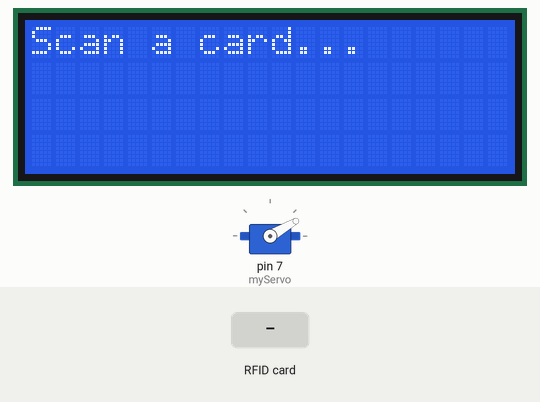
The sketch below on a simulated Arduino Uno, built with avr-gcc and run on an emulated ATmega328P. On the bench: servo, 20×4 character LCD. The test bench sets the inputs (shaded band). What the sketch prints to the serial monitor is not drawn.

Above: at 1.3 s.
1.4 s: RFID card B0 86 5A 7A held to the reader
At 1.9 s:
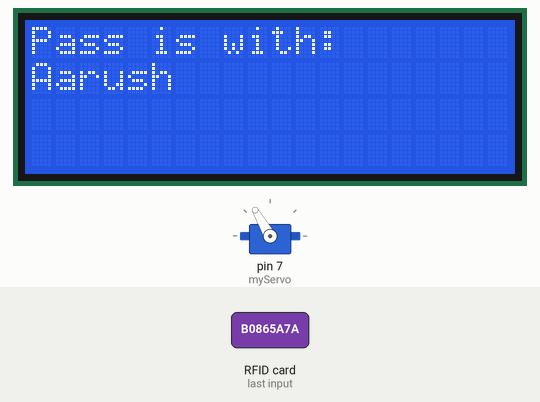
At 6.9 s:
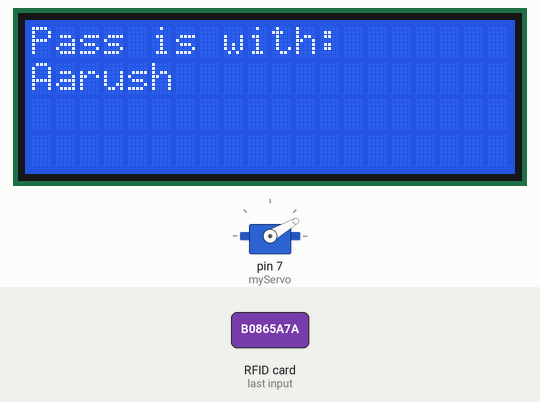
Timing chart, 0 to 8.4 s (numbered marks = the images above; inputs shaded):
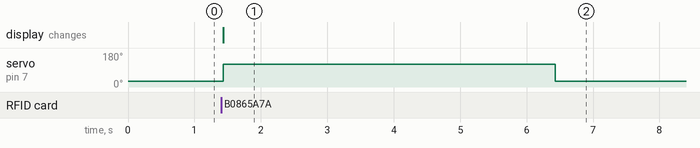

The sketch:

class-pass.ino
```cpp
#include <SPI.h>
#include <MFRC522.h>
#include <Servo.h>
#include <Wire.h>
#include <LiquidCrystal_I2C.h>

#define SS_PIN 10  // SDA pin
#define RST_PIN 9  // RST pin

MFRC522 rfid(SS_PIN, RST_PIN);  // Create MFRC522 instance
Servo myServo;  // Create a Servo object

// Initialize the LCD with the I2C address 0x27 and dimensions 20x4
LiquidCrystal_I2C lcd(0x27, 20, 4);

void setup() {
  Serial.begin(9600);  // Initialize serial communications
  SPI.begin();  // Initialize SPI bus
  rfid.PCD_Init();  // Initialize MFRC522
  myServo.attach(7);  // Attach the servo to digital pin 7
  myServo.write(30);  // Set the servo to 0 degrees initially

  lcd.init();                      // Initialize the LCD
  lcd.backlight();                // Turn on the backlight
  lcd.setCursor(0, 0);
  lcd.print("Scan a card...");
}

void loop() {
  // Look for new cards
  if (rfid.PICC_IsNewCardPresent() && rfid.PICC_ReadCardSerial()) {
    // Serial.print("UID tag: ");
    String content = "";

    for (byte i = 0; i < rfid.uid.size; i++) {
      content += String(rfid.uid.uidByte[i] < 0x10 ? "0" : "");  // Add leading zero if needed
      content += String(rfid.uid.uidByte[i], HEX);  // Convert byte to hex
    }

    content.toUpperCase();  // Convert to uppercase for readability
    // Serial.println(content);  // Print the UID once

    String name;
    if (content == "B0865A7A") {
      name = "Aarush";
    } else if (content == "B04A5A7A") {
      name = "Jahanvi";
    } else if (content == "FBEEA4D5") {
      name = "Tvisha";
    } else if (content == "496B9AE5") {
      name = "Aarshi";
    } else if (content == "3D67A7E5") {
      name = "Aryan";
    } else {
      name = "Unknown";  // Handle unknown UID
    }

    // Display the name on the LCD
    lcd.clear();               // Clear previous display
    lcd.setCursor(0, 0);      // Set cursor to the top-left corner
    lcd.print("Pass is with:");
    lcd.setCursor(0, 1);      // Move cursor to the next line
    lcd.print(name);          // Print the name
    Serial.println(name);
    //  Serial.println(content);

    myServo.write(120);  // Rotate the servo to 90 degrees
    delay(5000);        // Wait for 1 second

    // Wait for 1 second

    myServo.write(30);  // Rotate the servo to 90 degrees
    delay(1000);        // Wait for 1 second

    rfid.PICC_HaltA();  // Halt PICC
  }
}
```

Measured:
- after the input at 1.4 s, servo on pin 7 (myServo): 30° → 120° at once, → 30° 5.0 s later; the display: changes at once (image 1)
